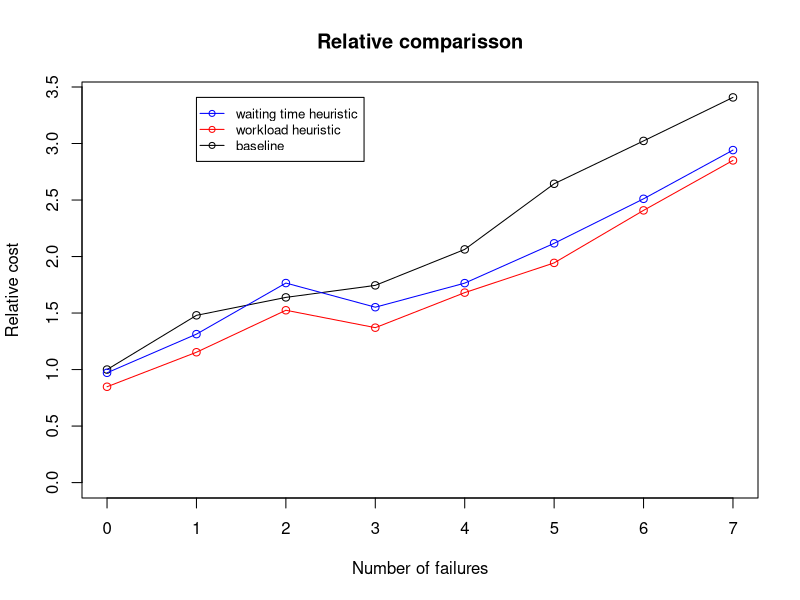

Reproduce this figure in R.
baseline<-read.table("baseline.txt",header=TRUE)
freetime<-read.table("freetime.txt",header=TRUE)
workload<-read.table("workload.txt",header=TRUE)
rel_freetime<-freetime$sum/baseline$sum[1]
rel_workload<-workload$sum/baseline$sum[1]
rel_baseline<-baseline$sum/baseline$sum[1]
g_range <- range(0, rel_freetime,rel_baseline, rel_workload)
pdf("relative_comparisson.pdf")
plot(x=c(0:(length(rel_baseline)-1)),y=rel_baseline, type="o",col="black", ylim=g_range,ann=FALSE)
lines(x=c(0:(length(rel_baseline)-1)),y=rel_workload, type="o",col="red")
lines(x=c(0:(length(rel_baseline)-1)),y=rel_freetime,type="o",col="blue")
title(main="Relative comparisson")
title(xlab="Number of failures")
title(ylab="Relative cost")
legend(1,g_range[2],c("waiting time heuristic", "workload heuristic", "baseline"),cex=0.8,col=c("blue","red","black"),pch=21,lty=1)
dev.off()